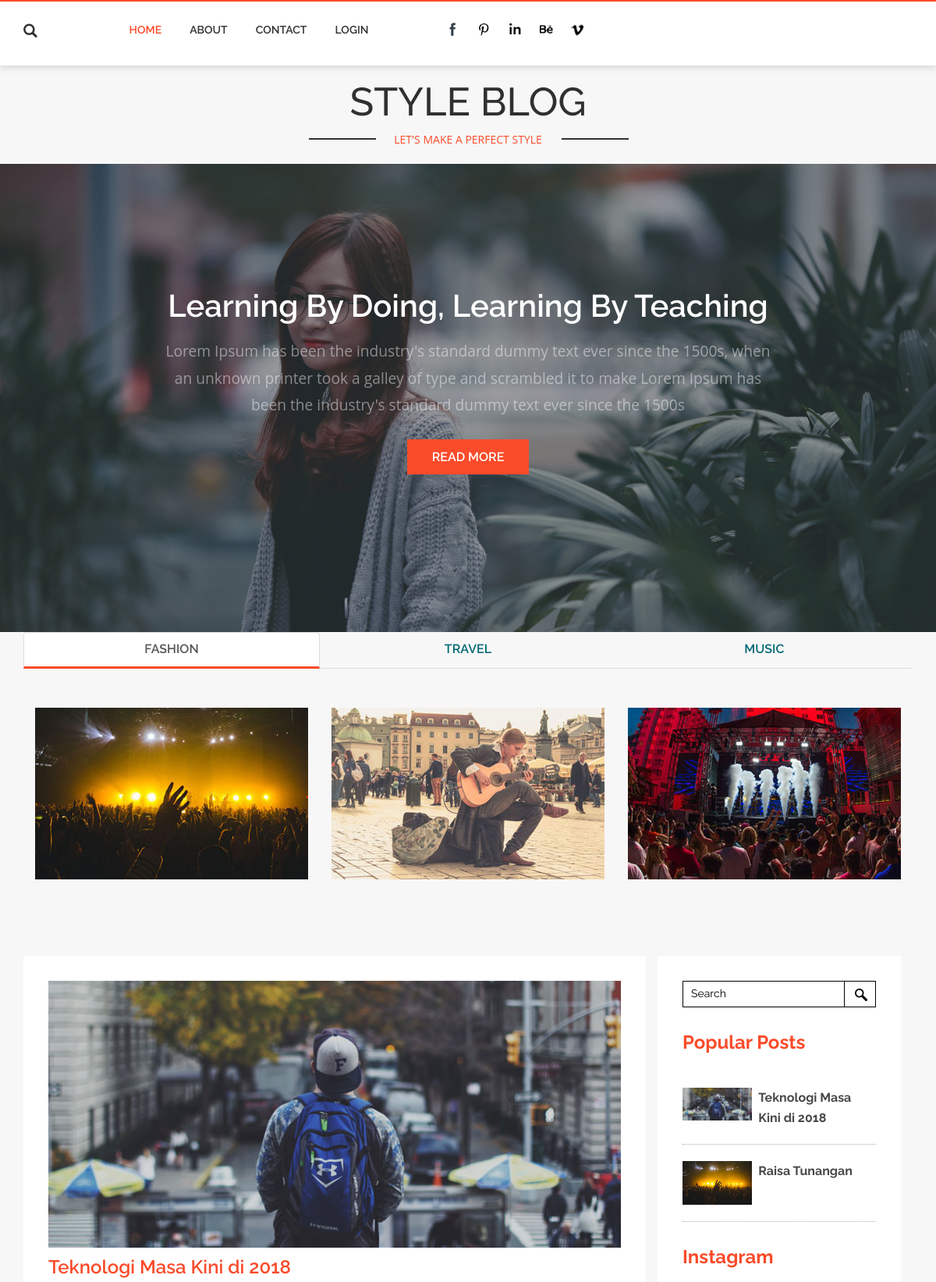
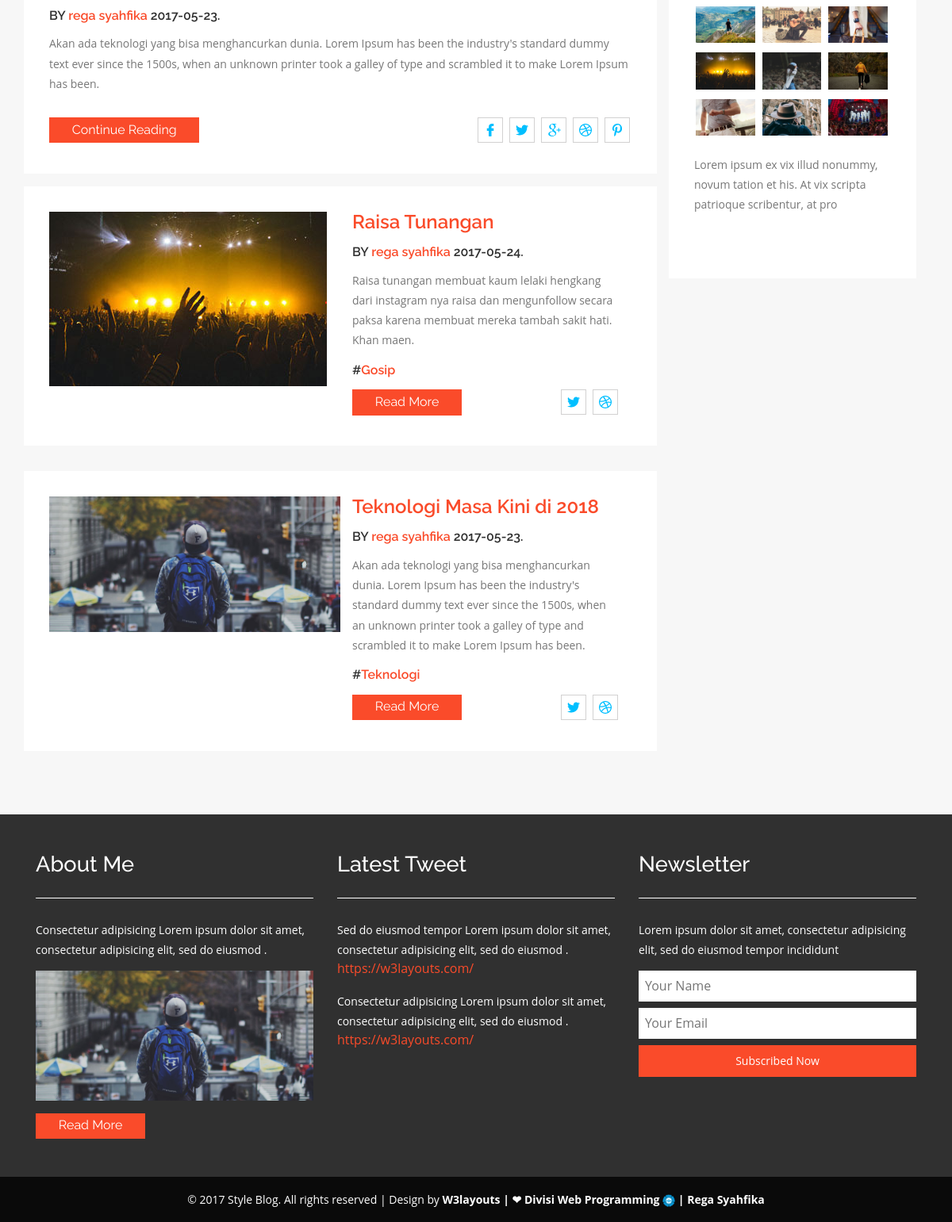
The page / on the database its author committed (2 pictures, top to bottom).
### tables this page shows
CREATE TABLE IF NOT EXISTS `berita` (
`id` int(11) NOT NULL,
  `id_kategori` int(11) NOT NULL,
  `judul_berita` varchar(100) NOT NULL,
  `isi_berita` text NOT NULL,
  `gambar` varchar(100) NOT NULL,
  `tanggal` date NOT NULL
);

CREATE TABLE IF NOT EXISTS `kategori` (
`id` int(11) NOT NULL,
  `nama` varchar(100) NOT NULL
);

### index.php (the view, shortened to what this page needs)
<?php
    require 'admin/koneksi.php';
?>
<!DOCTYPE HTML>
<html>
<head>
<link href="css/bootstrap.css" rel='stylesheet' type='text/css' />
<link href="css/style.css" rel='stylesheet' type='text/css' />
<link href="css/animate.min.css" rel="stylesheet">
</head>
<body>
<div class="header" id="ban">
		<div class="container">
			<div class="head-left wow fadeInLeft animated animated" data-wow-delay=".5s" style="visibility: visible; animation-delay: 0.5s; animation-name: fadeInLeft;">
				<div class="header-search">
						<div class="search">
							<label class="icon-search" for="search_box"><span class="glyphicon glyphicon-search" aria-hidden="true"></span></label>
						</div>
				</div>
			</div>
			<div class="header_right wow fadeInLeft animated animated" data-wow-delay=".5s" style="visibility: visible; animation-delay: 0.5s; animation-name: fadeInLeft;">
			<nav class="navbar navbar-default">
				<div class="collapse navbar-collapse nav-wil" id="bs-example-navbar-collapse-1">
					<nav class="link-effect-7" id="link-effect-7">
						<ul class="nav navbar-nav">
							<li class="active act"><a href="index.php">Home</a></li>
							<li><a href="about.php">About</a></li>
							<li><a href="contact.php">Contact</a></li>
							<li><a href="admin/index.php">Login</a></li>
						</ul>
					</nav>
				</div>
			</nav>
			</div>
			<div class="nav navbar-nav navbar-right social-icons wow fadeInRight animated animated" data-wow-delay=".5s" style="visibility: visible; animation-delay: 0.5s; animation-name: fadeInRight;">
					<ul>
						<li><a href="#"> </a></li>
						<li><a href="#" class="pin"> </a></li>
						<li><a href="#" class="in"> </a></li>
						<li><a href="#" class="be"> </a></li>
						<li><a href="#" class="vimeo"> </a></li>
					</ul>
				</div>
			<div class="clearfix"> </div>
		</div>
	</div>
	<div class="header-bottom">
		<div class="container">
			<div class="logo wow fadeInDown"  data-wow-duration=".8s" data-wow-delay=".2s">
				<h1><a href="index.html">STYLE BLOG</a></h1>
				<p><label class="of"></label>LET'S MAKE A PERFECT STYLE<label class="on"></label></p>
			</div>
		</div>
	</div>
<div class="banner">
<div class="container">
		<h2>Learning By Doing, Learning By Teaching</h2>
		<p>Lorem Ipsum has been the industry's standard dummy text ever since the 1500s, when an unknown printer took a galley of type and scrambled it to make Lorem Ipsum has been the industry's standard dummy text ever since the 1500s</p>
		<a href="singlepage.html">READ MORE</a>
	</div>
</div>
<div class="services w3l wow fadeInDown"  data-wow-duration=".8s" data-wow-delay=".2s">
		<div class="container">
			<div class="grid_3 grid_5">
				<div class="bs-example bs-example-tabs" role="tabpanel" data-example-id="togglable-tabs">
					<ul id="myTab" class="nav nav-tabs" role="tablist">
						<li role="presentation" class="active"><a href="#expeditions" id="expeditions-tab" role="tab" data-toggle="tab" aria-controls="expeditions" aria-expanded="true">FASHION</a></li>
						<li role="presentation" class=""><a href="#safari" role="tab" id="safari-tab" data-toggle="tab" aria-controls="safari">TRAVEL</a></li>
						<li role="presentation" class=""><a href="#trekking" role="tab" id="trekking-tab" data-toggle="tab" aria-controls="trekking">MUSIC</a></li>
					</ul>
					<div id="myTabContent" class="tab-content">
						<div role="tabpanel" class="tab-pane fade active in" id="trekking" aria-labelledby="trekking-tab">
							<div class="col-md-4 col-sm-5 tab-image">
								<img src="images/m2.jpg" class="img-responsive" alt="Wanderer">
							</div>
							<div class="col-md-4 col-sm-5 tab-image">
								<img src="images/m1.jpg" class="img-responsive" alt="Wanderer">
							</div>
							<div class="col-md-4 col-sm-5 tab-image">
								<img src="images/m3.jpg" class="img-responsive" alt="Wanderer">
							</div>
						</div>
					</div>
				</div>
			</div>
		</div>
	</div>
	<div class="technology">
	<div class="container">
		<div class="col-md-9 technology-left">
		<div class="tech-no">
			 <div class="tc-ch wow fadeInDown"  data-wow-duration=".8s" data-wow-delay=".2s">
					<?php
		                $sql = mysqli_query($koneksi, "SELECT * FROM berita B JOIN admin A ON B.id = A.id ORDER BY B.id ASC LIMIT 1");
		                while($data= mysqli_fetch_array($sql)):
		                ?>
					<div class="tch-img">
						<a href="singlepage.html"><img src="admin/asset/images/<?php echo $data['gambar']; ?>" class="img-responsive" alt=""></a>
					</div>
					<h3><a href="singlepage.html"><?php echo $data['judul_berita']; ?></a></h3>
					<h6>BY <a href="singlepage.html"><?php echo $data['nama_lengkap']; ?> </a><?php echo $data['tanggal']; ?>.</h6>
						<p><?php echo substr($data['isi_berita'], 0,220)  ?>.</p>
					<?php endwhile; ?>
						<div class="bht1">
							<a href="singlepage.html">Continue Reading</a>
						</div>
						<div class="soci">
							<ul>
								<li class="hvr-rectangle-out"><a class="fb" href="#"></a></li>
								<li class="hvr-rectangle-out"><a class="twit" href="#"></a></li>
								<li class="hvr-rectangle-out"><a class="goog" href="#"></a></li>
								<li class="hvr-rectangle-out"><a class="pin" href="#"></a></li>
								<li class="hvr-rectangle-out"><a class="drib" href="#"></a></li>
							</ul>
						</div>
						<div class="clearfix"></div>
			</div>
			<?php
		        $sql = mysqli_query($koneksi, "SELECT berita.*, kategori.nama as nama_kategori, admin.nama_lengkap as nama_lengkap FROM berita JOIN kategori ON kategori.id = berita.id_kategori JOIN admin ON admin.id = admin.id ORDER BY berita.tanggal DESC");
		        while($data= mysqli_fetch_array($sql)):
		        ?>
			<div class="wthree">
				 <div class="col-md-6 wthree-left wow fadeInDown"  data-wow-duration=".8s" data-wow-delay=".2s">
					<div class="tch-img">
							<a href="singlepage.html"><img src="admin/asset/images/<?php echo $data['gambar']; ?>" class="img-responsive" alt=""></a>
						</div>
				 </div>
				 <div class="col-md-6 wthree-right wow fadeInDown"  data-wow-duration=".8s" data-wow-delay=".2s">
						<h3><a href="singlepage.php?id=<?php echo $data['id']; ?>"><?php echo $data['judul_berita']; ?></a></h3>
						<h6>BY <a href="singlepage.php?id=<?php echo $data['id']; ?>"><?php echo $data['nama_lengkap']; ?> </a><?php echo $data['tanggal']; ?>.</h6>
							<p><?php echo substr($data['isi_berita'], 0,220)  ?>.</p>
							<h6>#<a href="kategori.php?id=<?php echo $data['id_kategori']; ?>"><?php echo $data['nama_kategori']; ?></a></h6>
							<div class="bht1">
								<a href="singlepage.php?id=<?php echo $data['id']; ?>">Read More</a>
							</div>
							<div class="soci">
								<ul>
									<li class="hvr-rectangle-out"><a class="twit" href="#"></a></li>
									<li class="hvr-rectangle-out"><a class="pin" href="#"></a></li>
								</ul>
							</div>
							<div class="clearfix"></div>
				 </div>
					<div class="clearfix"></div>
			</div>
			<?php endwhile; ?>
			</div>
		</div>
		<div class="col-md-3 technology-right">
				<div class="blo-top1">
					<div class="tech-btm">
					<div class="search-1 wow fadeInDown"  data-wow-duration=".8s" data-wow-delay=".2s">
							<form action="#" method="post">
								<input type="search" name="Search" value="Search" onfocus="this.value = '';" onblur="if (this.value == '') {this.value = 'Search';}" required="">
								<input type="submit" value=" ">
							</form>
						</div>
					<h4>Popular Posts </h4>
					<?php
		                $sql = mysqli_query($koneksi, "SELECT * FROM berita ORDER BY id ASC LIMIT 5");
		                while($data= mysqli_fetch_array($sql)):
		                ?>
						<div class="blog-grids wow fadeInDown"  data-wow-duration=".8s" data-wow-delay=".2s">
							<div class="blog-grid-left">
								<a href="singlepage.php?id=<?php echo $data['id']; ?>"></a><img src="admin/asset/images/<?php echo $data['gambar']; ?>" class="img-responsive" alt=""></a>
							</div>
							<div class="blog-grid-right">
								<h5><a href="singlepage.html"><?php echo $data['judul_berita']; ?></a> </h5>
							</div>
							<div class="clearfix"> </div>
						</div>
					<?php endwhile; ?>
						<div class="insta wow fadeInDown"  data-wow-duration=".8s" data-wow-delay=".2s">
					<h4>Instagram</h4>
						<ul>
							<li><a href="singlepage.html"><img src="images/t1.jpg" class="img-responsive" alt=""></a></li>
							<li><a href="singlepage.html"><img src="images/m1.jpg" class="img-responsive" alt=""></a></li>
							<li><a href="singlepage.html"><img src="images/f1.jpg" class="img-responsive" alt=""></a></li>
							<li><a href="singlepage.html"><img src="images/m2.jpg" class="img-responsive" alt=""></a></li>
							<li><a href="singlepage.html"><img src="images/f2.jpg" class="img-responsive" alt=""></a></li>
							<li><a href="singlepage.html"><img src="images/t2.jpg" class="img-responsive" alt=""></a></li>
							<li><a href="singlepage.html"><img src="images/f3.jpg" class="img-responsive" alt=""></a></li>
							<li><a href="singlepage.html"><img src="images/t3.jpg" class="img-responsive" alt=""></a></li>
							<li><a href="singlepage.html"><img src="images/m3.jpg" class="img-responsive" alt=""></a></li>
						</ul>
					</div>
					<p>Lorem ipsum ex vix illud nonummy, novum tation et his. At vix scripta patrioque scribentur, at pro</p>
					<div class="twt">
						<iframe id="twitter-widget-0" scrolling="no" frameborder="0" allowtransparency="true" class="twitter-hashtag-button twitter-hashtag-button-rendered twitter-tweet-button" title="Twitter Tweet Button" src="https://platform.twitter.com/widgets/tweet_button.b7de008f493a5185d8df1aedd62d77c6.en.html#button_hashtag=TwitterStories&amp;dnt=false&amp;id=twitter-widget-0&amp;lang=en&amp;original_referer=https%3A%2F%2Fp.w3layouts.com%2Fdemos%2Fduplex%2Fweb%2F&amp;size=l&amp;time=1467721486626&amp;type=hashtag" style="position: static; visibility: visible; width: 166px; height: 28px;" data-hashtag="TwitterStories"></iframe>
					</div>
					</div>
				</div>
		</div>
	</div>
</div>
<div class="footer">
		<div class="container">
			<div class="col-md-4 footer-left wow fadeInDown"  data-wow-duration=".8s" data-wow-delay=".2s">
				<h4>About Me</h4>
				<p>Consectetur adipisicing Lorem ipsum dolor sit amet, consectetur adipisicing elit, sed do eiusmod .</p>
				<img src="images/t4.jpg" class="img-responsive" alt="">
					<div class="bht1">
						<a href="singlepage.html">Read More</a>
					</div>
			</div>
			<div class="col-md-4 footer-middle wow fadeInDown"  data-wow-duration=".8s" data-wow-delay=".2s">
			<h4>Latest Tweet</h4>
			<div class="mid-btm">
				<p>Sed do eiusmod tempor Lorem ipsum dolor sit amet, consectetur adipisicing elit, sed do eiusmod .</p>
				<a href="https://w3layouts.com/">https://w3layouts.com/</a>
			</div>
				<p>Consectetur adipisicing Lorem ipsum dolor sit amet, consectetur adipisicing elit, sed do eiusmod .</p>
				<a href="https://w3layouts.com/">https://w3layouts.com/</a>
			</div>
			<div class="col-md-4 footer-right wow fadeInDown"  data-wow-duration=".8s" data-wow-delay=".2s">
				<h4>Newsletter</h4>
				<p>Lorem ipsum dolor sit amet, consectetur adipisicing elit, sed do eiusmod tempor incididunt</p>
						<div class="name">
							<form action="#" method="post">
								<input type="text" placeholder="Your Name" required="">
								<input type="text" placeholder="Your Email" required="">
								<input type="submit" value="Subscribed Now">
							</form>
						</div>
			</div>
			<div class="clearfix"></div>
		</div>
	</div>
	<div class="copyright wow fadeInDown"  data-wow-duration=".8s" data-wow-delay=".2s">
				<div class="container">
					<p>© 2017 Style Blog. All rights reserved | Design by <a href="http://amcc.or.id/">W3layouts | &#10084; Divisi Web Programming <img src="images/favicon.ico"> | Rega Syahfika</a></p>
				</div>
			</div>
</body>
</html>

### rows shown on the page
berita: gambar (picture), judul_berita "Teknologi Masa Kini di 2018", admin.nama_lengkap "rega syahfika", tanggal "2017-05-23", isi_berita "Akan ada teknologi yang bisa menghancurkan dunia. Lorem Ipsum has been the industry's standard dummy text ever since the 1500s, when an unknown printer took a galley of type and scrambled it to make Lorem Ipsum has been", id_kategori.nama "Teknologi"
berita: gambar (picture), judul_berita "Raisa Tunangan", admin.nama_lengkap "rega syahfika", tanggal "2017-05-24", isi_berita "Raisa tunangan membuat kaum lelaki hengkang dari instagram nya raisa dan mengunfollow secara paksa karena membuat mereka tambah sakit hati. Khan maen", id_kategori.nama "Gosip"
